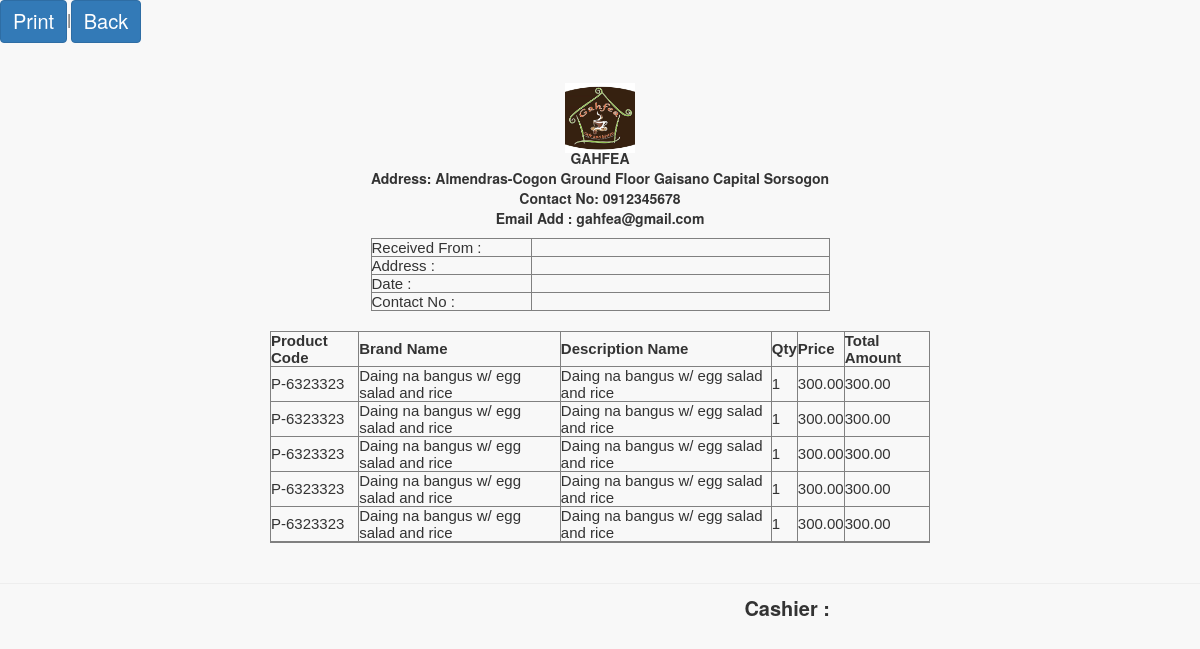
/pages/cashier/preview.php?invoice=RS-53334594, run on an earlier commit of the app's database.
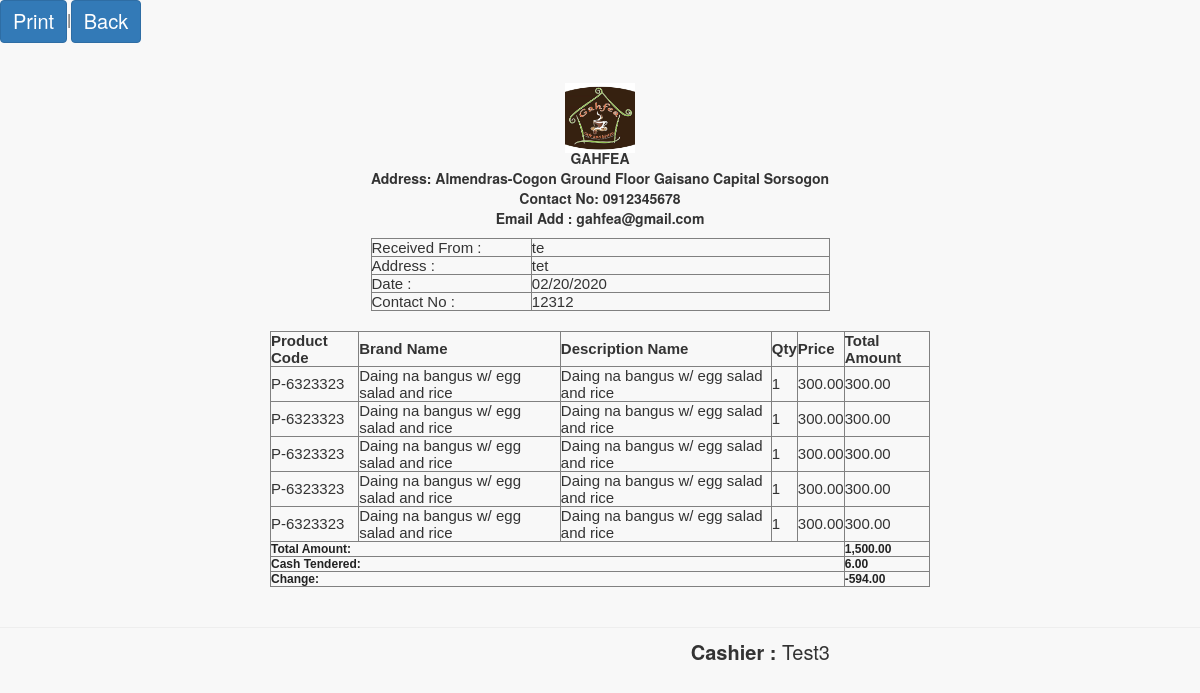
And on a later commit of the database.
### tables this page shows
CREATE TABLE `sales_order` (
  `transaction_id` int(11) NOT NULL,
  `invoice` varchar(100) NOT NULL,
  `product` varchar(100) NOT NULL,
  `qty` varchar(100) NOT NULL,
  `amount` varchar(100) NOT NULL,
  `name` varchar(100) NOT NULL,
  `price` varchar(100) NOT NULL,
  `discount` varchar(100) NOT NULL,
  `category` varchar(100) NOT NULL,
  `date` varchar(25) NOT NULL,
  `omonth` varchar(25) NOT NULL,
  `oyear` varchar(25) NOT NULL,
  `qtyleft` varchar(25) NOT NULL,
  `dname` varchar(50) NOT NULL,
  `vat` varchar(20) NOT NULL,
  `total_amount` varchar(30) NOT NULL,
  `table_number` varchar(25) NOT NULL,
  `order_status` varchar(100) NOT NULL
);

CREATE TABLE `sales` (
  `transaction_id` int(11) NOT NULL,
  `invoice_number` varchar(100) NOT NULL,
  `cashier` varchar(100) NOT NULL,
  `date` varchar(25) NOT NULL,
  `type` varchar(100) NOT NULL,
  `amount` varchar(100) NOT NULL,
  `due_date` varchar(100) NOT NULL,
  `name` varchar(100) NOT NULL,
  `balance` varchar(100) NOT NULL,
  `total_amount` varchar(30) NOT NULL,
  `cash` varchar(100) NOT NULL,
  `month` varchar(20) NOT NULL,
  `year` varchar(20) NOT NULL,
  `p_amount` varchar(30) NOT NULL,
  `vat` varchar(30) NOT NULL,
  `address` varchar(80) NOT NULL,
  `contact_number` varchar(11) NOT NULL
);

### pages/cashier/preview.php (the view, shortened to what this page needs)
<link href="vendor/bootstrap/css/bootstrap.min.css" rel="stylesheet">
<link href="vendor/metisMenu/metisMenu.min.css" rel="stylesheet">
<link href="dist/css/sb-admin-2.css" rel="stylesheet">
<link href="vendor/font-awesome/css/font-awesome.min.css" rel="stylesheet" type="text/css">
<a class = "btn btn-primary" href="javascript:Clickheretoprint()" style="font-size:20px";>Print</a>|<a class = "btn btn-primary" href="sales.php?invoice=&table_number=" style="font-size:20px";>Back</a>
<?php
$invoice=$_GET['invoice'];
include('connect.php');
$result = $db->prepare("SELECT * FROM sales WHERE invoice_number= :userid");
$result->bindParam(':userid', $invoice);
$result->execute();
for($i=0; $row = $result->fetch(); $i++){
	$cname=$row['name'];
	$caddress=$row['address'];
	$date=$row['date'];
	$cashier=$row['cashier'];
	$contact_number=$row['contact_number'];
	$pt=$row['type'];
	$am=$row['amount'];
	if($pt=='cash'){
		$cashpaid=$row['cash'];
		$amount=$cashpaid-$am;
	}
}
?>
<div class="content" id="content">
<center>
	<div style="margin: 0 auto; padding: 20px; width: 700px; font-weight: normal;">
	<img src="logo.jpg" style="width:70px;height:70px;align:center;margin-bottom:-25px">
		<div style="width: 100%;">
			<div style="width: 459px;">
			<br>
			<p style="font-size: 14px;"><b>	GAHFEA <br />
					Address: Almendras-Cogon Ground Floor Gaisano Capital Sorsogon<br />
					Contact No: 0912345678<br>
					Email Add : gahfea@gmail.com</b><br></p>
					<div>
						<table border="1" cellpadding="4" cellspacing="0" style="font-family: arial; font-size: 15px;text-align:left;width : 100%;">
							<tr>
								<td width="35%">Received From : </td>
								<td width="75%"><?php echo $cname ?></td>
							</tr>
							<tr>
								<td width="35%">Address : </td>
								<td width="35%"><?php echo $caddress ?></td>
							</tr>
							<tr>
								<td width="35%">Date : </td>
								<td width="75%"><?php echo $date?></td>
							</tr>
							<tr>
								<td width="25%">Contact No : </td>
								<td width="75%"><?php echo $contact_number ?></td>
							</tr>
						</table>
					</div>
				</div>
			</div><br>
			<div style="width: 100%">
				<table border="1" cellpadding="4" cellspacing="0" style="font-family: arial; font-size: 15px;text-align:left;" width="100%">
					<thead>
						<tr>
							<th> Product Code </th>
							<th> Brand Name </th>
							<th> Description Name </th>
							<th> Qty </th>
							<th> Price </th>
							<th> Total Amount </th>
						</tr>
					</thead>
					<tbody>
						<?php
						$id=$_GET['invoice'];
						$result = $db->prepare("SELECT * FROM sales_order WHERE invoice= :userid");
						$result->bindParam(':userid', $id);
						$result->execute();
						for($i=0; $row = $result->fetch(); $i++){
							?>
							<tr class="record">
								<td><?php echo $row['product']; ?></td>
								<td><?php echo $row['name']; ?></td>
								<td><?php echo $row['dname']; ?></td>
								<td><?php echo $row['qty']; ?></td>
								<td>
									<?php
									$ppp=$row['price'];
									echo formatMoney($ppp, true);
									?>
								</td>
								<td>
									<?php
									$dfdf=$row['total_amount'];
									echo formatMoney($dfdf, true);
									?>
								</td>
							</tr>
							<?php
						}
						?>
						<?php if($pt=='cash'){
							?>
							<tr>
								<td colspan="5"><strong style="font-size: 12px; color: #222222;">Total Amount:</strong></td>
								<td colspan="3"><strong style="font-size: 12px; color: #222222;">
									<?php
									$sdsd=$_GET['invoice'];
									$resultas = $db->prepare("SELECT sum(total_amount) FROM sales_order WHERE invoice= :a");
									$resultas->bindParam(':a', $sdsd);
									$resultas->execute();
									for($i=0; $rowas = $resultas->fetch(); $i++){
										$fgfg=$rowas['sum(total_amount)'];
										echo formatMoney($fgfg, true);
									}
									?>
								</strong></td>
							</tr>
							<tr>
								<td colspan="5"><strong style="font-size: 12px; color: #222222;">Cash Tendered:</strong></td>
								<td colspan="2"><strong style="font-size: 12px; color: #222222;">
									<?php
									echo formatMoney($cashpaid, true);
									?>
								</strong></td>
							</tr>
								<?php
						}
						?>
						<tr>
							<td colspan="5"><strong style="font-size: 12px; color: #222222;">
								<?php
								if($pt=='cash'){
									echo 'Change:';
								}
								?>
							</strong></td>
							<td colspan="3"><strong style="font-size: 12px; color: #222222;">
								<?php
								function formatMoney($number, $fractional=false) {
									if ($fractional) {
										$number = sprintf('%.2f', $number);
									}
									while (true) {
										$replaced = preg_replace('/(-?\d+)(\d\d\d)/', '$1,$2', $number);
										if ($replaced != $number) {
											$number = $replaced;
										} else {
											break;
										}
									}
									return $number;
								}
								if($pt=='cash'){
									echo formatMoney($amount, true);
								}
								?>
							</strong></td>
						</tr>
					</tbody>
				</table>
				</center>
				<hr>
			</div>
			<div style="text-align: right;margin-right: 370px; margin-top: -10px; font-size: 20px;"><b>Cashier :</b> <?php echo $cashier ?></div>

What changed in the data, as far as the page shows it:
added sales: name "te", address "tet", date "02/20/2020", contact_number "12312", cash "6.00", formatMoney($amount, true) "-594.00", cashier "Test3"
Also different on the page:
text now shown: "Total Amount: Cash Tendered: Change:"
new list line: "1,500.00"
